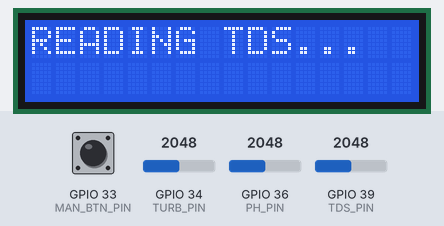
Bench run of a sketch on a simulated ESP32. Shown: 16×2 character LCD. The test bench sets the inputs (shaded band); at power-on: GPIO 33 (MAN_BTN_PIN) HIGH, GPIO 34 (TURB_PIN) = 2048, GPIO 36 (PH_PIN) = 2048, GPIO 39 (TDS_PIN) = 2048. The local clock reads 2024-03-15 10:24:30 at power-on unless the sketch sets it; EEPROM starts erased; the modem accepts every AT command (registered, SIM ready, sends succeed) and sends nothing else.

Above: at 1.6 s.
At 5.5 s:
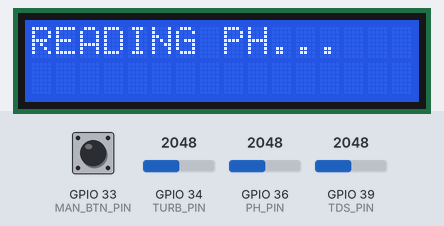
At 9.5 s:
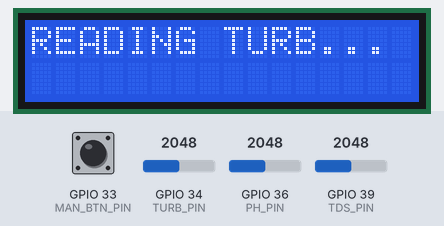
At 26.8 s:
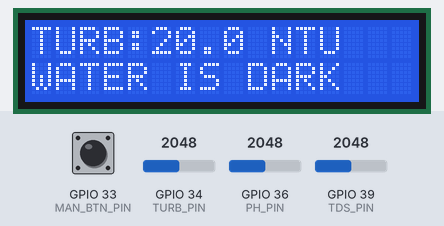
At 30.8 s:
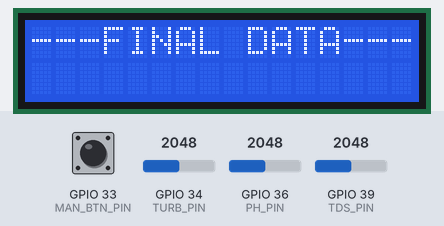
At 35.9 s:
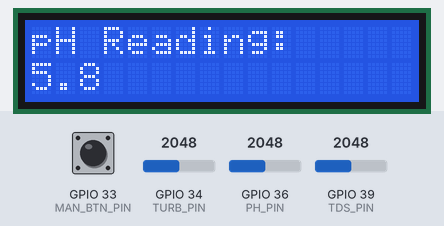

The sketch:

Revised.ino
```cpp
#include <Wire.h>
#include <LiquidCrystal_I2C.h>
#include <RTClib.h>
#include <HardwareSerial.h>
#include <Preferences.h>
#include <math.h>
#include <algorithm>

/* --- GPIO CONFIGURATION --- */
#define SENSOR_SWITCH 25
#define RTC_SQW_PIN   GPIO_NUM_32
#define MAN_BTN_PIN   33
#define PH_PIN        36
#define TDS_PIN       39
#define TURB_PIN      34
#define SIM_TX        17
#define SIM_RX        16

/* --- GLOBALS & OBJECTS --- */
float phOff = 0.0, tdsOff = 0.0, turbBaseline = 3500.0;
float lastPH, lastTDS, lastTurb;
char phoneNum[20] = "+639519750562";

LiquidCrystal_I2C lcd(0x27, 16, 2);
RTC_DS3231 rtc;
HardwareSerial sim800(2);
Preferences prefs;

/* --- FUNCTION PROTOTYPES --- */
void setSensorPower(bool state);
float getFilteredReadings(int pin);
float calculateCorrectedNTU(float rawValue);
String getClarityStatus(float raw);
void loadCalibration();
void saveCalibration();
void countdownWithLiveDiagnostics(int seconds, String label, int pinToMonitor);
void runCalibrationProcedure();
void runMonitoringCycle(String type);
void setNextAlarm();

/* --- 1. NON-VOLATILE FLASH STORAGE --- */
void loadCalibration() {
  prefs.begin("daq_prefs", true); // true = Read Only
  phOff = prefs.getFloat("ph_off", 0.0);
  tdsOff = prefs.getFloat("tds_off", 0.0);
  turbBaseline = prefs.getFloat("turb_base", 3500.0);
  prefs.end();
}

void saveCalibration() {
  prefs.begin("daq_prefs", false); // false = Read/Write
  prefs.putFloat("ph_off", phOff);
  prefs.putFloat("tds_off", tdsOff);
  prefs.putFloat("turb_base", turbBaseline);
  prefs.end();
}

/* --- 2. POWER CONTROL & FILTERING --- */
void setSensorPower(bool state) {
  digitalWrite(SENSOR_SWITCH, state ? HIGH : LOW);
  if(state) delay(1500);
}

float getFilteredReadings(int pin) {
  int samples[15];
  long sum = 0;
  for (int i = 0; i < 15; i++) {
    samples[i] = analogRead(pin);
    delay(20);
  }
  std::sort(samples, samples + 15);
  for (int i = 3; i < 12; i++) sum += samples[i];
  return (float)sum / 9.0;
}

/* --- 3. CLARITY & TURBIDITY LOGIC --- */
String getClarityStatus(float raw) {
  float diff = turbBaseline - raw;
  if (diff < 80)  return "CLEAR";
  if (diff < 400) return "MUDDY";
  return "DARK ";
}

float calculateCorrectedNTU(float rawValue) {
  float diff = turbBaseline - rawValue;
  // Use the 80-unit bracket for clear water reflection mapping
  if (diff < 80) return 0.0;
  float ntu = diff * 0.08;
  return constrain(ntu, 0.0, 20.0);
}

/* --- 4. LIVE DIAGNOSTIC UI --- */
void countdownWithLiveDiagnostics(int seconds, String label, int pinToMonitor) {
  for (int i = seconds; i >= 0; i--) {
    lcd.setCursor(0, 0);
    lcd.print(label + "          ");
    int liveRaw = analogRead(pinToMonitor);
    lcd.setCursor(0, 1);
    lcd.print(String(i) + "s RAW:" + String(liveRaw) + "    ");
    delay(1000);
  }
}

/* --- 5. CALIBRATION --- */
void runCalibrationProcedure() {
  setSensorPower(true);
  lcd.clear(); lcd.print("SYSTEM CALIBRATE");
  delay(1500);

  countdownWithLiveDiagnostics(5, "PH 7.0 NEUTRAL", PH_PIN);
  phOff = 7.0 - ((getFilteredReadings(PH_PIN) * 3.3 / 4095.0) * 3.5);

  countdownWithLiveDiagnostics(5, "TDS 0PPM PURE", TDS_PIN);
  tdsOff = 0.0 - (getFilteredReadings(TDS_PIN) * 0.5);

  countdownWithLiveDiagnostics(5, "TURB ZERO (CASE)", TURB_PIN);
  turbBaseline = getFilteredReadings(TURB_PIN);

  // SAVE ALL NEW OFFSETS TO FLASH MEMORY
  saveCalibration();

  lcd.clear(); lcd.print("CALIBRATION DONE");
  lcd.setCursor(0,1); lcd.print("FLASH SAVED!");
  delay(3000);
  setSensorPower(false);
}

/* --- 6. FIELD MONITORING --- */
void runMonitoringCycle(String type) {
  setSensorPower(true);

  lcd.clear(); lcd.print("READING TDS..."); delay(3000);
  lastTDS = constrain((getFilteredReadings(TDS_PIN) * 0.5) + tdsOff, 0.0, 2000.0);

  lcd.clear(); lcd.print("READING PH..."); delay(3000);
  lastPH = constrain(((getFilteredReadings(PH_PIN) * 3.3 / 4095.0) * 3.5) + phOff, 0.0, 14.0);

  lcd.clear(); lcd.print("READING TURB..."); delay(3000);
  float rawTurb = getFilteredReadings(TURB_PIN);
  lastTurb = calculateCorrectedNTU(rawTurb);
  String clarity = getClarityStatus(rawTurb);

  setSensorPower(false);

  lcd.clear(); lcd.print("GSM CONNECTING..");
  delay(8000);

  bool safe = (lastTDS <= 500 && lastPH >= 6.5 && lastPH <= 8.5 && lastTurb <= 5.0);
  String msg = "DRINKING WELL\n" + type + "\nTDS: " + String((int)lastTDS) + "\nPH: " + String(lastPH, 1) + "\nTURB: " + String(lastTurb, 1) + " [" + clarity + "]\nSTAT: " + (safe ? "POTABLE" : "UNSAFE");

  sim800.println("AT+CMGF=1"); delay(500);
  sim800.print("AT+CMGS=\""); sim800.print(phoneNum); sim800.println("\"");
  delay(1000); sim800.print(msg); delay(500); sim800.write(26);
  delay(4000);

  // Flash clarity on screen before sequence ends
  lcd.clear(); lcd.print("TURB:" + String(lastTurb, 1) + " NTU");
  lcd.setCursor(0, 1); lcd.print("WATER IS " + clarity);
  delay(4000);
}

/* --- 7. ALARM LOGIC --- */
void setNextAlarm() {
  DateTime now = rtc.now();
  int sched[3][2] = {{5, 55}, {11, 55}, {16, 55}};
  DateTime next; bool found = false;
  for(int i=0; i<3; i++) {
    DateTime alarm(now.year(), now.month(), now.day(), sched[i][0], sched[i][1], 0);
    if (alarm.unixtime() > now.unixtime()) { next = alarm; found = true; break; }
  }
  if (!found) {
    DateTime t = now + TimeSpan(1, 0, 0, 0);
    next = DateTime(t.year(), t.month(), t.day(), 5, 55, 0);
  }
  rtc.clearAlarm(1); rtc.setAlarm1(next, DS3231_A1_Hour);
}

/* --- 8. MAIN SETUP & SLEEP --- */
void setup() {
  Serial.begin(115200);
  pinMode(SENSOR_SWITCH, OUTPUT);
  setSensorPower(false);
  pinMode(MAN_BTN_PIN, INPUT_PULLUP);

  Wire.begin(21, 22); lcd.init(); lcd.backlight(); rtc.begin();
  rtc.writeSqwPinMode(DS3231_OFF);
  sim800.begin(9600, SERIAL_8N1, SIM_RX, SIM_TX);

  // LOAD CALIBRATION FROM FLASH ON EVERY BOOT
  loadCalibration();

  esp_sleep_wakeup_cause_t reason = esp_sleep_get_wakeup_cause();
  uint64_t status = esp_sleep_get_ext1_wakeup_status();

  bool isButtonWake = (reason == ESP_SLEEP_WAKEUP_EXT1 && (status & (1ULL << MAN_BTN_PIN)));
  bool isColdBoot = (reason != ESP_SLEEP_WAKEUP_EXT1);

  if (isButtonWake || (isColdBoot && digitalRead(MAN_BTN_PIN) == LOW)) {
    lcd.clear(); lcd.print("HOLD 3S TO CAL");
    unsigned long pressTime = millis();
    bool held = true;

    while (millis() - pressTime < 3000) {
      if (digitalRead(MAN_BTN_PIN) == HIGH) { held = false; break; }
      delay(50);
    }

    if (held) runCalibrationProcedure();
    else runMonitoringCycle("MANUAL");

  } else if (reason == ESP_SLEEP_WAKEUP_EXT1 && (status & (1ULL << RTC_SQW_PIN))) {
    runMonitoringCycle("SCHEDULED");
  } else {
    runMonitoringCycle("INITIAL");
  }

  setNextAlarm();

  // --- FINAL DATA REVIEW ---
  lcd.clear(); lcd.print("---FINAL DATA---"); delay(2000);

  lcd.clear(); lcd.print("TDS Reading:");
  lcd.setCursor(0, 1); lcd.print(String((int)lastTDS) + " ppm"); delay(3000);

  lcd.clear(); lcd.print("pH Reading:");
  lcd.setCursor(0, 1); lcd.print(String(lastPH, 1)); delay(3000);

  bool safe = (lastTDS <= 500 && lastPH >= 6.5 && lastPH <= 8.5 && lastTurb <= 5.0);
  lcd.clear(); lcd.print("WELL STATUS:");
  lcd.setCursor(0, 1); lcd.print(safe ? "SAFE TO DRINK" : "UNSAFE TO DRINK");
  delay(4000);
  // -------------------------

  lcd.clear(); lcd.print("TASK COMPLETED");
  lcd.setCursor(0, 1); lcd.print("SLEEPING NOW...");
  delay(3000);

  lcd.noBacklight();
  setSensorPower(false);

  uint64_t mask = (1ULL << RTC_SQW_PIN) | (1ULL << MAN_BTN_PIN);
  esp_sleep_enable_ext1_wakeup(mask, ESP_EXT1_WAKEUP_ALL_LOW);
  esp_deep_sleep_start();
}

void loop() {}
```

Measured:
- what the display in image 0 shows lasts 3.9 s, from 1.6 s to 5.5 s
- what the display in image 2 shows lasts 3.3 s, from 9.4 s to 12.7 s
- what the display in image 3 shows lasts 4.0 s, from 26.8 s to 30.8 s
- what the display in image 4 shows lasts 2.0 s, from 30.8 s to 32.8 s
- what the display in image 5 shows lasts 3.1 s, from 35.8 s to 38.9 s
